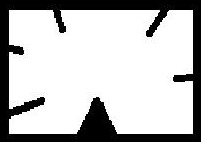
#> input picture convex hull/unregular.jpg, 201 x 142 px
$ python convex_hull.py
#> lines starting #> are read from the running program, lines starting #| are printed output that depends on the picture; after the words box and inside, x2 and y2 are one past the last pixel; in counts of white or black regions, pixels touching at a corner belong together; long printed decimals are rounded
import cv2
import numpy as np

img1 = cv2.imread('unregular.jpg', 0)
#> img1 is the input picture: shape (142, 201); min 0, max 255, mean 188.2
image1 = np.copy(img1)
_, thresh1 = cv2.threshold(img1, 0, 255, cv2.THRESH_BINARY + cv2.THRESH_OTSU)
#> thresh1: shape (142, 201); 73.8% white; 1 black region
contours1, hierarchy1 = cv2.findContours(thresh1, cv2.RETR_LIST, cv2.CHAIN_APPROX_SIMPLE)
#> contours1 = 1 contour; box (x1, y1, x2, y2) and area: (9, 10, 193, 134) 20612

cnt1 = contours1[0]
#> cnt1 = contour of 210 points, box (x1, y1, x2, y2) (9, 10, 193, 134), area 20612
hull1 = cv2.convexHull(cnt1, returnPoints=True)
#> hull1 = [[192, 10], [192, 133], [9, 133], [9, 10]]
print(cv2.isContourConvex(hull1))
#| True

approx1 = cv2.approxPolyDP(cnt1, 3, True)  #para 2 means distance from actual contour,
#> approx1 = contour of 30 points, box (x1, y1, x2, y2) (9, 10, 193, 134), area 20672
# para 3 means if the contour is closed or not

image1 = cv2.cvtColor(image1, cv2.COLOR_GRAY2BGR)
cv2.polylines(image1, [approx1], True, (0,0,255), 2)
cv2.polylines(image1, [hull1], True, (0,255, 0), 2)
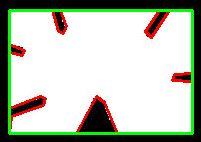
#> image1: shape (142, 201, 3); mean B, G, R 173.2, 189.6, 182
cv2.imshow('original', img1)
cv2.waitKey(0)
cv2.imshow('final', image1)
cv2.waitKey(0)


#%%
img2 = cv2.imread('convex.jpg', 0)
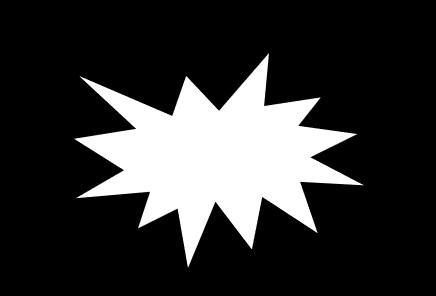
#> input picture convex hull/convex.jpg, 436 x 296 px
#> img2 is the input picture: shape (296, 436); min 0, max 255, mean 51.6
image2 = np.copy(img2)

_, thresh2 = cv2.threshold(img2, 0, 255, cv2.THRESH_BINARY + cv2.THRESH_OTSU)
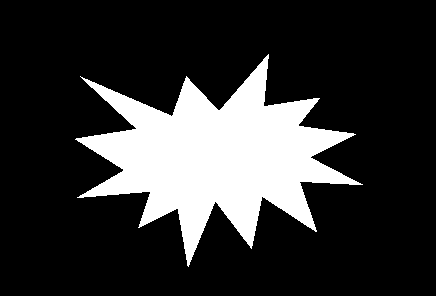
#> thresh2: shape (296, 436); 20.3% white; 1 white region
contours2, hierarchy2 = cv2.findContours(thresh2, cv2.RETR_LIST, cv2.CHAIN_APPROX_SIMPLE)
#> contours2 = 1 contour; box (x1, y1, x2, y2) and area: (75, 54, 363, 267) 25506
cnt2 = contours2[0]
#> cnt2 = contour of 663 points, box (x1, y1, x2, y2) (75, 54, 363, 267), area 25506
# find corners of hull
hull2 = cv2.convexHull(cnt2, returnPoints=True)
#> hull2 = contour of 9 points, box (x1, y1, x2, y2) (75, 54, 363, 267), area 45463
print(cv2.isContourConvex(hull2))
#| True
image2 = cv2.cvtColor(image2, cv2.COLOR_GRAY2BGR)
cv2.polylines(image2, [hull2], True, (0, 255, 0), 2)
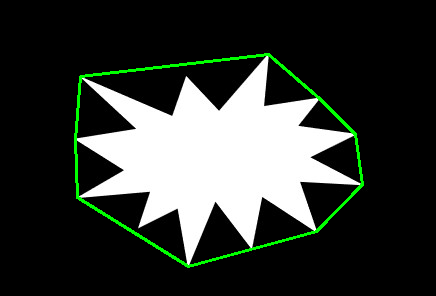
#> image2: shape (296, 436, 3); 1.93% of pixels changed, all inside (x1, y1, x2, y2) = (74, 53, 364, 268)
cv2.imshow('original2', img2)
cv2.waitKey(0)
cv2.imshow('final2', image2)
cv2.waitKey(0)

dist2 = cv2.pointPolygonTest(cnt2, (50, 50), True) #if para 3 is False, it will only give the relative pos
#> dist2 = -39.7
                                                    # -1/0/1 --> is outside/on the line/inside
print(dist2)
#| -39.699
